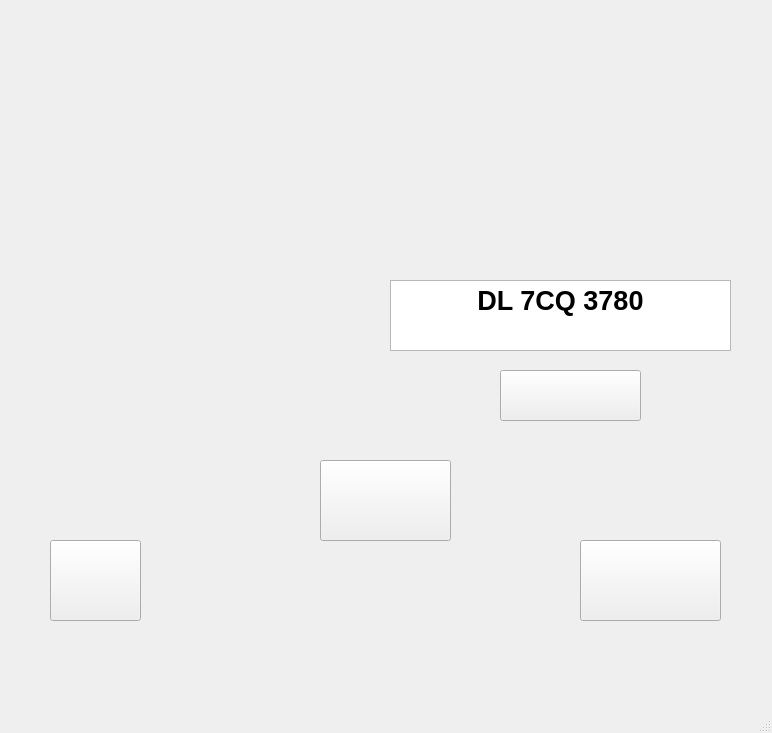
<?xml version="1.0" encoding="UTF-8"?>
<ui version="4.0">
 <class>interface3</class>
 <widget class="QMainWindow" name="interface3">
  <property name="geometry">
   <rect>
    <x>0</x>
    <y>0</y>
    <width>772</width>
    <height>733</height>
   </rect>
  </property>
  <property name="windowTitle">
   <string>MainWindow</string>
  </property>
  <property name="styleSheet">
   <string notr="true">background-image: url(:/images/111.jpeg);</string>
  </property>
  <widget class="QWidget" name="centralwidget">
   <widget class="QPushButton" name="Button1">
    <property name="geometry">
     <rect>
      <x>50</x>
      <y>540</y>
      <width>91</width>
      <height>81</height>
     </rect>
    </property>
    <property name="styleSheet">
     <string notr="true">border-image: url(:/images/ocr.png);</string>
    </property>
    <property name="text">
     <string/>
    </property>
   </widget>
   <widget class="QLabel" name="label1">
    <property name="geometry">
     <rect>
      <x>250</x>
      <y>20</y>
      <width>281</width>
      <height>81</height>
     </rect>
    </property>
    <property name="font">
     <font>
      <family>Gill Sans MT</family>
      <pointsize>24</pointsize>
      <weight>75</weight>
      <bold>true</bold>
     </font>
    </property>
    <property name="styleSheet">
     <string notr="true">border-image: url(:/images/downloa1d.png);</string>
    </property>
    <property name="text">
     <string/>
    </property>
    <property name="scaledContents">
     <bool>false</bool>
    </property>
   </widget>
   <widget class="QPushButton" name="Button2">
    <property name="geometry">
     <rect>
      <x>320</x>
      <y>460</y>
      <width>131</width>
      <height>81</height>
     </rect>
    </property>
    <property name="styleSheet">
     <string notr="true">border-image: url(:/images/back1.png);</string>
    </property>
    <property name="text">
     <string/>
    </property>
   </widget>
   <widget class="QPushButton" name="Button3">
    <property name="geometry">
     <rect>
      <x>580</x>
      <y>540</y>
      <width>141</width>
      <height>81</height>
     </rect>
    </property>
    <property name="styleSheet">
     <string notr="true">border-image: url(:/images/check.png);</string>
    </property>
    <property name="text">
     <string/>
    </property>
    <property name="iconSize">
     <size>
      <width>30</width>
      <height>30</height>
     </size>
    </property>
   </widget>
   <widget class="QLabel" name="label2">
    <property name="geometry">
     <rect>
      <x>60</x>
      <y>150</y>
      <width>271</width>
      <height>61</height>
     </rect>
    </property>
    <property name="font">
     <font>
      <pointsize>12</pointsize>
     </font>
    </property>
    <property name="styleSheet">
     <string notr="true">border-image: url(:/images/numberplate.PNG);</string>
    </property>
    <property name="text">
     <string/>
    </property>
   </widget>
   <widget class="QLabel" name="label3">
    <property name="geometry">
     <rect>
      <x>60</x>
      <y>290</y>
      <width>201</width>
      <height>61</height>
     </rect>
    </property>
    <property name="font">
     <font>
      <pointsize>12</pointsize>
     </font>
    </property>
    <property name="styleSheet">
     <string notr="true">border-image: url(:/images/text.png);</string>
    </property>
    <property name="text">
     <string/>
    </property>
   </widget>
   <widget class="QLabel" name="number">
    <property name="geometry">
     <rect>
      <x>410</x>
      <y>140</y>
      <width>321</width>
      <height>81</height>
     </rect>
    </property>
    <property name="text">
     <string/>
    </property>
    <property name="pixmap">
     <pixmap>numberplate.jpg</pixmap>
    </property>
    <property name="scaledContents">
     <bool>true</bool>
    </property>
   </widget>
   <widget class="QTextEdit" name="textEdit">
    <property name="geometry">
     <rect>
      <x>390</x>
      <y>280</y>
      <width>341</width>
      <height>71</height>
     </rect>
    </property>
    <property name="styleSheet">
     <string notr="true">border-image: url(:/images/blank.jpg);</string>
    </property>
    <property name="html">
     <string>&lt;!DOCTYPE HTML PUBLIC &quot;-//W3C//DTD HTML 4.0//EN&quot; &quot;http://www.w3.org/TR/REC-html40/strict.dtd&quot;&gt;
&lt;html&gt;&lt;head&gt;&lt;meta name=&quot;qrichtext&quot; content=&quot;1&quot; /&gt;&lt;style type=&quot;text/css&quot;&gt;
p, li { white-space: pre-wrap; }
&lt;/style&gt;&lt;/head&gt;&lt;body style=&quot; font-family:'MS Shell Dlg 2'; font-size:7.8pt; font-weight:400; font-style:normal;&quot;&gt;
&lt;p align=&quot;center&quot; style=&quot; margin-top:0px; margin-bottom:0px; margin-left:0px; margin-right:0px; -qt-block-indent:0; text-indent:0px;&quot;&gt;&lt;span style=&quot; font-size:20pt; font-weight:600;&quot;&gt;DL 7CQ 3780&lt;/span&gt;&lt;/p&gt;&lt;/body&gt;&lt;/html&gt;</string>
    </property>
   </widget>
   <widget class="QPushButton" name="update">
    <property name="geometry">
     <rect>
      <x>500</x>
      <y>370</y>
      <width>141</width>
      <height>51</height>
     </rect>
    </property>
    <property name="styleSheet">
     <string notr="true">border-image: url(:/images/update.png);</string>
    </property>
    <property name="text">
     <string/>
    </property>
    <property name="iconSize">
     <size>
      <width>200</width>
      <height>250</height>
     </size>
    </property>
   </widget>
  </widget>
  <widget class="QStatusBar" name="statusbar"/>
 </widget>
 <resources>
  <include location="logo.qrc"/>
 </resources>
 <connections/>
</ui>
